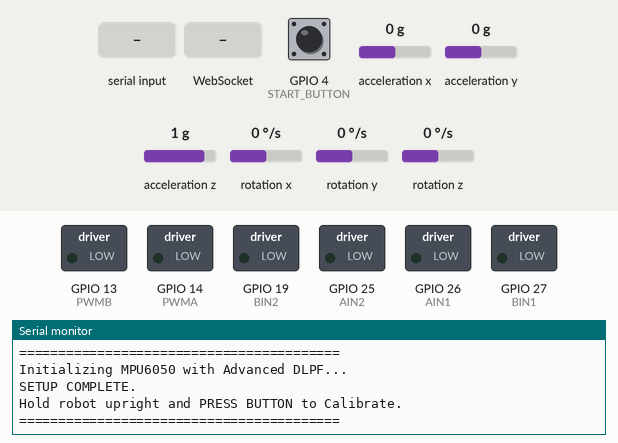
Bench run of a sketch on a simulated ESP32. Shown: switched loads named in the sketch (green lamp = pin HIGH), the last lines printed to the serial monitor. Wiring (inferred from the names in the program): MPU-6050 motion sensor at I2C address 0x68. The inputs (shaded band) are chosen by the test bench; at power-on: GPIO 4 (START_BUTTON) HIGH, acceleration x 0 g, acceleration y 0 g, acceleration z 1 g, rotation x 0 °/s, rotation y 0 °/s, rotation z 0 °/s. WiFi joins after 1.5 s; servers stay silent unless stated.

Above: at 3.8 s.
3.9 s: GPIO 4 (START_BUTTON) pulled LOW for 0.15 s
At 4.5 s:
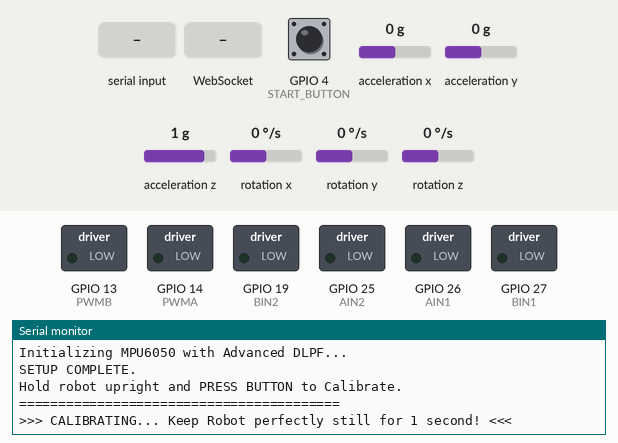
6.4 s: "O\n" received over Serial
At 7.6 s:
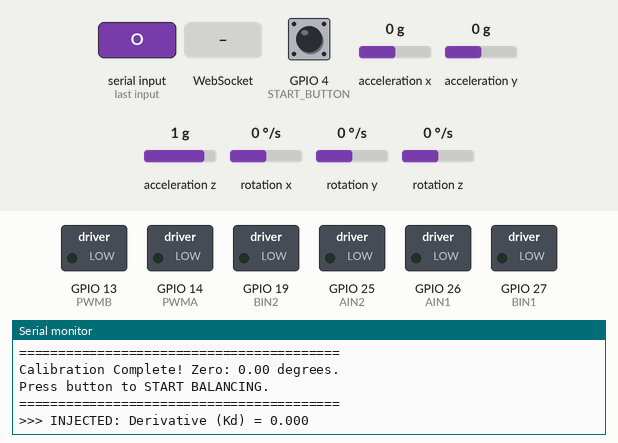
7.9 s: WebSocket text "CAL" received
At 8.8 s:
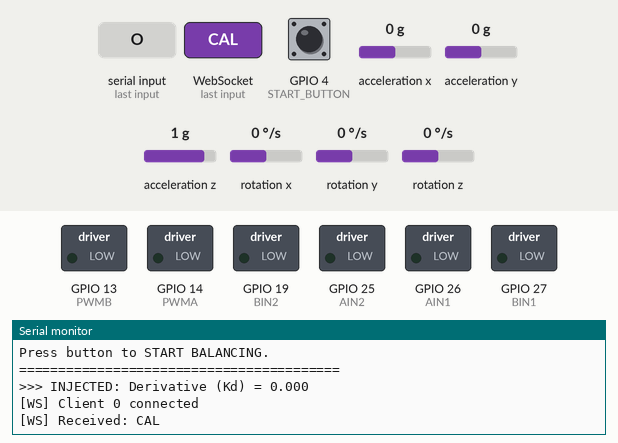
9.4 s: GPIO 4 (START_BUTTON) pulled LOW for 1 s
At 10.3 s:
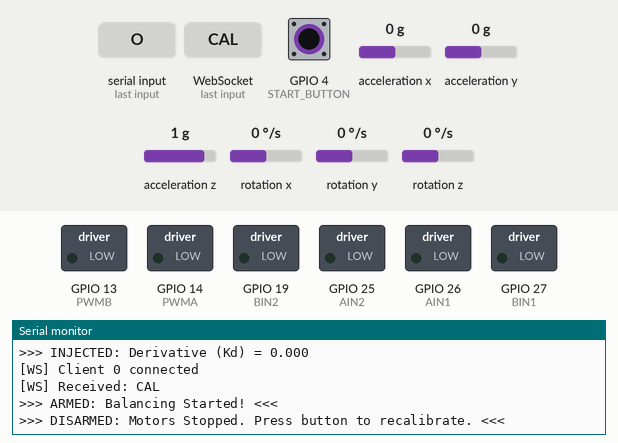
11.9 s: "j\n" received over Serial
At 13.0 s:
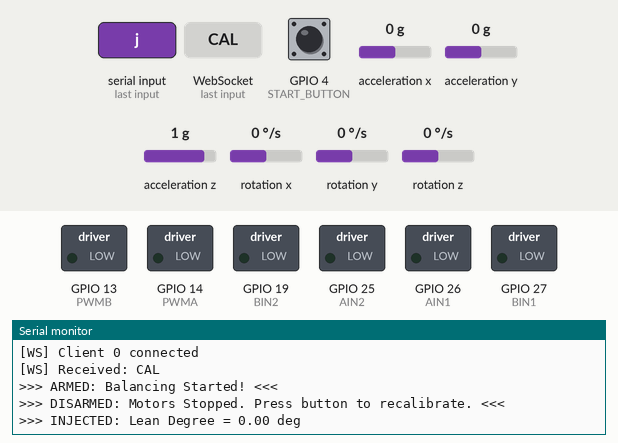
13.4 s: WebSocket text "ARM" received
At 14.1 s:
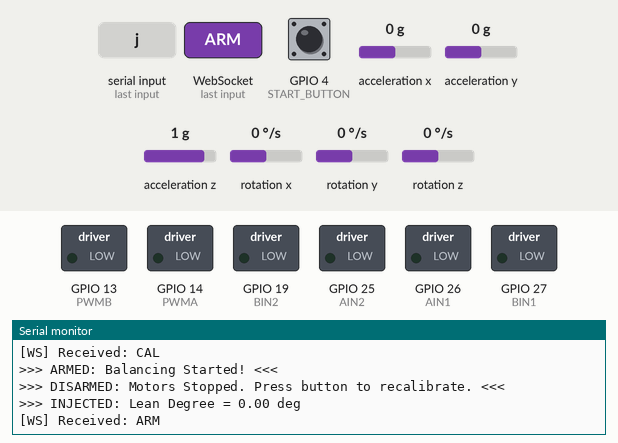

The sketch:

PID_Web_Experiment.ino
```cpp
#include <Wire.h>
#include "Kalman.h"
/******************* HARDWARE PIN DEFINITIONS *********************/
const int START_BUTTON = 4;
// Motor A (Left)
const int PWMA = 14;
const int AIN1 = 26;
const int AIN2 = 25;
// Motor B (Right)
const int PWMB = 13;
const int BIN1 = 27;
const int BIN2 = 19;
// ESP32 I2C Pins
const int SDA_PIN = 22;
const int SCL_PIN = 23;
/******************* SYSTEM STATE VARIABLES *********************/
enum SystemState { DISARMED, CALIBRATING, READY, ARMED };
volatile SystemState currentState = DISARMED;
unsigned long lastButtonPress = 0;
// Calibration Variables
unsigned long calibStartTime = 0;
float angleSum = 0;
int calibCount = 0;
/******************* MPU6050 KALMAN VARIABLES *********************/
const uint8_t IMUAddress = 0x68;
#define RESTRICT_PITCH
Kalman kalmanX;
Kalman kalmanY;
double accX, accY, accZ;
double gyroX, gyroY, gyroZ;
int16_t tempRaw;
double gyroXangle, gyroYangle;
double compAngleX, compAngleY;
double kalAngleX, kalAngleY;
uint32_t timer;
uint8_t i2cData[14];
/******************* PID CONTROLLER VARIABLES *********************/
float refAngle = 0.0; // Overwritten by Auto-Calibration
// Starting values based on your successful LQR tuning
volatile float Kp = 18;
volatile float Ki = 230;  // High integral to fight drift
volatile float Kd = 0.55;
float err_integral = 0.0;
const float integral_limit = 800.0; // Anti-windup cap
float pid_output = 0;
// Motor Constraints
int max_speed = 180;
int min_speed = 20;         // Minimum PWM to break static friction
int motor_rest_limit = 40;  // Deadband to kill micro-vibration when perfectly balanced
/******************* MOVEMENT VARIABLES *********************/
float pitchOffset = 0.0;    // Current lean applied to the robot
float yawOffset = 0.0;      // Current differential steering applied
float leanDegree = 3.0;     // The angle the robot leans when commanded (adjustable via j**)
float angleTolerance = 0.0; // Angular Deadband where the robot sleeps (adjustable via h**)
unsigned long lastCmdTime = 0;
unsigned long moveDuration = 500; // Default movement time (500 ms)
// Telemetry loop timing tracking variables
unsigned long lastLoopTime = 0;
unsigned long loopCounter = 0;
float measuredHz = 1000.0;
// Include Telemetry library here (so it has access to declared enums/variables)
#include "Telemetry.h"
void setup() {
  Serial.begin(115200);
  delay(1000);

  // Start WiFi/WebSockets on Core 0
  initTelemetry();

  Serial.println("\n=========================================");
  Serial.println("Starting Advanced PID Movement Setup...");
  Serial.println("=========================================");

  // --- TUNING INSTRUCTIONS ---
  Serial.println(">>> LIVE TUNING COMMANDS:");
  Serial.println("  p** : Updates Proportional (Kp)");
  Serial.println("  i** : Updates Integral (Ki)");
  Serial.println("  o** : Updates Derivative (Kd)");
  Serial.println(">>> MOVEMENT COMMANDS:");
  Serial.println("  w, s : Move Forward / Backward");
  Serial.println("  a, d : Spin Left / Right");
  Serial.println("  x    : Emergency Stop");
  Serial.println(">>> MOVEMENT & TOLERANCE SETTINGS:");
  Serial.println("  h**  : Set Angle Tolerance/Deadband (e.g., h1.5 ignores errors < 1.5 deg)");
  Serial.println("  j**  : Set Lean Degree (e.g., j3.5 leans 3.5 degrees)");
  Serial.println("  t**  : Set Move Time (e.g., t1 = 100ms, t5 = 500ms)");
  Serial.println("=========================================\n");
  pinMode(START_BUTTON, INPUT_PULLUP);

  Wire.begin(SDA_PIN, SCL_PIN);
  Wire.setClock(400000UL); // Maximum I2C Speed

  pinMode(PWMA, OUTPUT); pinMode(AIN1, OUTPUT); pinMode(AIN2, OUTPUT);
  pinMode(PWMB, OUTPUT); pinMode(BIN1, OUTPUT); pinMode(BIN2, OUTPUT);
  analogWrite(PWMA, 0); analogWrite(PWMB, 0);
  Serial.println("Initializing MPU6050 with Advanced DLPF...");

  i2cData[0] = 7;    // Sample Rate = 1kHz
  i2cData[1] = 0x03; // ADVANCED: Enable Digital Low Pass Filter (~42Hz bandwidth)
  i2cData[2] = 0x00; // Gyro Range ±250 deg/s
  i2cData[3] = 0x00; // Accelerometer Range ±2g

  while (imuWrite(0x19, i2cData, 4, false));
  while (imuWrite(0x6B, 0x01, true));
  while (imuRead(0x75, i2cData, 1));
  delay(100);
  while (imuRead(0x3B, i2cData, 6));

  int16_t raw_accX = (int16_t)((i2cData[0] << 8) | i2cData[1]);
  int16_t raw_accY = (int16_t)((i2cData[2] << 8) | i2cData[3]);
  int16_t raw_accZ = (int16_t)((i2cData[4] << 8) | i2cData[5]);

  accZ = raw_accX;
  accY = raw_accY;
  accX = raw_accZ;
#ifdef RESTRICT_PITCH
  double roll  = atan2(accY, accZ) * RAD_TO_DEG;
  double pitch = atan(-accX / sqrt(accY * accY + accZ * accZ)) * RAD_TO_DEG;
#else
  double roll  = atan(accY / sqrt(accX * accX + accZ * accZ)) * RAD_TO_DEG;
  double pitch = atan2(-accX, accZ) * RAD_TO_DEG;
#endif
  kalmanX.setAngle(roll);
  kalmanY.setAngle(pitch);
  gyroXangle = roll; gyroYangle = pitch;
  compAngleX = roll; compAngleY = pitch;
  timer = micros();
  lastLoopTime = micros();
  Serial.println("SETUP COMPLETE.");
  Serial.println("Hold robot upright and PRESS BUTTON to Calibrate.");
  Serial.println("=========================================");
}
void loop() {
  // ==========================================
  // MASTER SERIAL COMMAND PARSER
  // ==========================================
  if (Serial.available() > 0) {
    String input = Serial.readStringUntil('\n');
    input.trim();

    if (input.length() > 0) {
      char cmd = input.charAt(0);

      // 1. PID Tuning
      if (cmd == 'p' || cmd == 'P') {
        Kp = input.substring(1).toFloat();
        Serial.print(">>> INJECTED: Proportional (Kp) = "); Serial.println(Kp, 3);
        broadcastConfig(); // Update web dashboard
      }
      else if (cmd == 'i' || cmd == 'I') {
        Ki = input.substring(1).toFloat();
        err_integral = 0; // Prevent jerks when tuning
        Serial.print(">>> INJECTED: Integral (Ki) = "); Serial.println(Ki, 4);
        broadcastConfig(); // Update web dashboard
      }
      else if (cmd == 'o' || cmd == 'O') {
        Kd = input.substring(1).toFloat();
        Serial.print(">>> INJECTED: Derivative (Kd) = "); Serial.println(Kd, 3);
        broadcastConfig(); // Update web dashboard
      }
      // 2. Movement Parameters
      else if (cmd == 'j' || cmd == 'J') {
        leanDegree = input.substring(1).toFloat();
        Serial.print(">>> INJECTED: Lean Degree = "); Serial.print(leanDegree, 2); Serial.println(" deg");
      }
      else if (cmd == 'h' || cmd == 'H') {
        angleTolerance = input.substring(1).toFloat();
        Serial.print(">>> INJECTED: Angle Tolerance (Deadband) = "); Serial.print(angleTolerance, 2); Serial.println(" deg");
      }
      else if (cmd == 't' || cmd == 'T') {
        float val = input.substring(1).toFloat();
        moveDuration = (unsigned long)(val * 100);
        Serial.print(">>> INJECTED: Move Time = "); Serial.print(moveDuration); Serial.println(" ms");
      }
      // 3. Directional Control
      else if (cmd == 'w' || cmd == 'W') {
        pitchOffset = leanDegree; yawOffset = 0; lastCmdTime = millis();
      }
      else if (cmd == 's' || cmd == 'S') {
        pitchOffset = -leanDegree; yawOffset = 0; lastCmdTime = millis();
      }
      else if (cmd == 'a' || cmd == 'A') {
        pitchOffset = leanDegree * 0.4; // A slight forward lean helps it spin gracefully
        yawOffset = -40;
        lastCmdTime = millis();
      }
      else if (cmd == 'd' || cmd == 'D') {
        pitchOffset = leanDegree * 0.4;
        yawOffset = 40;
        lastCmdTime = millis();
      }
      else if (cmd == 'x' || cmd == 'X') {
        pitchOffset = 0; yawOffset = 0;
      }
    }
  }
  // Auto-Decay: Stop moving if the set duration has elapsed
  if (millis() - lastCmdTime > moveDuration && pitchOffset != 0.0) {
    pitchOffset = pitchOffset * 0.9; // Smoothly ease back to balance point
    yawOffset = 0;
    if (abs(pitchOffset) < 0.05) pitchOffset = 0.0; // Snap to zero
  }
  // ==========================================
  // STATE MACHINE & BUTTON LOGIC
  // ==========================================
  if (digitalRead(START_BUTTON) == LOW && (millis() - lastButtonPress) > 500) {
    lastButtonPress = millis();
    if (currentState == DISARMED) {
      currentState = CALIBRATING;
      calibStartTime = millis();
      angleSum = 0;
      calibCount = 0;
      Serial.println(">>> CALIBRATING... Keep Robot perfectly still for 1 second! <<<");
      sendState(); // Update web dashboard
    }
    else if (currentState == READY) {
      currentState = ARMED;
      err_integral = 0; // Fresh start for integral on arming
      Serial.println(">>> ARMED: Balancing Started! <<<");
      sendState(); // Update web dashboard
    }
    else if (currentState == ARMED) {
      currentState = DISARMED;
      setMotorLeft(0); setMotorRight(0);
      Serial.println(">>> DISARMED: Motors Stopped. Press button to recalibrate. <<<");
      sendState(); // Update web dashboard
    }
  }
  // ==========================================
  // IMU READING & KALMAN FILTER
  // ==========================================
  while (imuRead(0x3B, i2cData, 14));

  int16_t raw_accX = (int16_t)((i2cData[0] << 8) | i2cData[1]);
  int16_t raw_accY = (int16_t)((i2cData[2] << 8) | i2cData[3]);
  int16_t raw_accZ = (int16_t)((i2cData[4] << 8) | i2cData[5]);
  tempRaw = (int16_t)((i2cData[6] << 8) | i2cData[7]);
  int16_t raw_gyroX = (int16_t)((i2cData[8] << 8) | i2cData[9]);
  int16_t raw_gyroY = (int16_t)((i2cData[10] << 8) | i2cData[11]);
  int16_t raw_gyroZ = (int16_t)((i2cData[12] << 8) | i2cData[13]);
  // Vertical Remap & Inverted Gyro
  accZ = raw_accX;
  accY = raw_accY;
  accX = raw_accZ;
  gyroX = -raw_gyroZ;
  gyroY = raw_gyroY;
  gyroZ = raw_gyroX;
  double dt = (double)(micros() - timer) / 1000000;
  timer = micros();
#ifdef RESTRICT_PITCH
  double roll  = atan2(accY, accZ) * RAD_TO_DEG;
  double pitch = atan(-accX / sqrt(accY * accY + accZ * accZ)) * RAD_TO_DEG;
#else
  double roll  = atan(accY / sqrt(accX * accX + accZ * accZ)) * RAD_TO_DEG;
  double pitch = atan2(-accX, accZ) * RAD_TO_DEG;
#endif
  double gyroXrate = gyroX / 131.0;
  double gyroYrate = gyroY / 131.0;
#ifdef RESTRICT_PITCH
  if ((roll < -90 && kalAngleX > 90) || (roll > 90 && kalAngleX < -90)) {
    kalmanX.setAngle(roll); compAngleX = roll; kalAngleX = roll; gyroXangle = roll;
  } else
    kalAngleX = kalmanX.getAngle(roll, gyroXrate, dt);
  if (abs(kalAngleX) > 90) gyroYrate = -gyroYrate;
  kalAngleY = kalmanY.getAngle(pitch, gyroYrate, dt);
#else
  if ((pitch < -90 && kalAngleY > 90) || (pitch > 90 && kalAngleY < -90)) {
    kalmanY.setAngle(pitch); compAngleY = pitch; kalAngleY = pitch; gyroYangle = pitch;
  } else
    kalAngleY = kalmanY.getAngle(pitch, gyroYrate, dt);
  if (abs(kalAngleY) > 90) gyroXrate = -gyroXrate;
  kalAngleX = kalmanX.getAngle(roll, gyroXrate, dt);
#endif
  // ==========================================
  // AUTO CALIBRATION LOGIC
  // ==========================================
  if (currentState == CALIBRATING) {
    if (millis() - calibStartTime < 1000) {
      angleSum += kalAngleX;
      calibCount++;
    } else {
      refAngle = angleSum / calibCount;
      currentState = READY;
      Serial.println("=========================================");
      Serial.print("Calibration Complete! Zero: ");
      Serial.print(refAngle);
      Serial.println(" degrees.");
      Serial.println("Press button to START BALANCING.");
      Serial.println("=========================================");
      sendState(); // Update web dashboard
    }
  }
  // ==========================================
  // PID COMPUTATION LOGIC
  // ==========================================
  // Target angle incorporates the user's lean command for movement
  float targetAngle = refAngle + pitchOffset;

  float raw_err_angle = kalAngleX - targetAngle;
  float err_angle = 0.0;
  float err_angvel = gyroXrate;
  // Apply the Angular Deadband (h**)
  if (abs(raw_err_angle) > angleTolerance) {
    err_angle = raw_err_angle; // Pass the error through if it exceeds the tolerance limit
  }
  if (currentState == ARMED) {
    if (abs(err_angle) < 15 && err_angle != 0.0) {
      err_integral += err_angle * dt;
      if (err_integral > integral_limit) err_integral = integral_limit;
      if (err_integral < -integral_limit) err_integral = -integral_limit;
    } else if (err_angle == 0.0) {
      // Do nothing to the integral if we are perfectly resting in the deadband
    } else {
      err_integral = 0; // Reset if the robot tips over completely
    }
    pid_output = (Kp * err_angle) + (Ki * err_integral) + (Kd * err_angvel);
    if (abs(raw_err_angle) > 60) {
      setMotorLeft(0); setMotorRight(0); // Safety Cutoff based on raw angle
    } else {
      // Differential steering applied to the final PID output
      setMotorLeft(pid_output + yawOffset);
      setMotorRight(pid_output - yawOffset);
    }
  } else {
    setMotorLeft(0); setMotorRight(0);
    pid_output = 0;
  }
  // ==========================================
  // TELEMETRY LOGGING
  // ==========================================
  unsigned long now = micros();
  float actualDt = (now - lastLoopTime) / 1000000.0;
  lastLoopTime = now;
  loopCounter++;
  measuredHz = 0.99 * measuredHz + 0.01 * (1.0 / actualDt);
  float timeS = millis() / 1000.0;
  handleTelemetry(timeS, kalAngleX, gyroXrate, targetAngle, err_angle, pid_output, measuredHz);
}
// ================================================================
// ===               DIFFERENTIAL MOTOR CONTROL                 ===
// ================================================================
void setMotorLeft(float output) {
  int speed = abs(output);

  if (speed < motor_rest_limit) {
    speed = 0;
  } else if (speed < min_speed) {
    speed = min_speed;
  }

  if (speed > max_speed) speed = max_speed;
  if (output > 0) {
    digitalWrite(AIN1, LOW);  digitalWrite(AIN2, HIGH);
  } else if (output < 0) {
    digitalWrite(AIN1, HIGH); digitalWrite(AIN2, LOW);
  } else {
    digitalWrite(AIN1, LOW);  digitalWrite(AIN2, LOW);
    speed = 0;
  }
  analogWrite(PWMA, speed);
}
void setMotorRight(float output) {
  int speed = abs(output);

  if (speed < motor_rest_limit) {
    speed = 0;
  } else if (speed < min_speed) {
    speed = min_speed;
  }

  if (speed > max_speed) speed = max_speed;
  if (output > 0) {
    digitalWrite(BIN1, HIGH); digitalWrite(BIN2, LOW);
  } else if (output < 0) {
    digitalWrite(BIN1, LOW);  digitalWrite(BIN2, HIGH);
  } else {
    digitalWrite(BIN1, LOW);  digitalWrite(BIN2, LOW);
    speed = 0;
  }
  analogWrite(PWMB, speed);
}
// ================================================================
// ===               IMU HELPER FUNCTIONS                       ===
// ================================================================
bool imuWrite(uint8_t registerAddress, uint8_t data, bool sendStop) { return imuWrite(registerAddress, &data, 1, sendStop); }
bool imuWrite(uint8_t registerAddress, uint8_t *data, uint8_t length, bool sendStop) {
  Wire.beginTransmission(IMUAddress); Wire.write(registerAddress); Wire.write(data, length);
  uint8_t rcode = Wire.endTransmission(sendStop);
  if (rcode) { Serial.print(F("imuWrite failed: ")); Serial.println(rcode); return true; }
  return false;
}
uint8_t imuRead(uint8_t registerAddress, uint8_t *data, uint8_t nbytes) {
  uint32_t timeOutTimer; Wire.beginTransmission(IMUAddress); Wire.write(registerAddress);
  uint8_t rcode = Wire.endTransmission(false);
  if (rcode) { Serial.print(F("imuRead failed: ")); Serial.println(rcode); return rcode; }
  Wire.requestFrom(IMUAddress, nbytes, (uint8_t)true);
  for (uint8_t i = 0; i < nbytes; i++) {
    if (Wire.available()) data[i] = Wire.read();
    else {
      timeOutTimer = micros(); while (((micros() - timeOutTimer) < 1000) && !Wire.available());
      if (Wire.available()) data[i] = Wire.read(); else return 5;
    }
  }
  return 0;
}
```

Kalman.h
```cpp
// (licence header left out)
#ifndef _Kalman_h_
#define _Kalman_h_

class Kalman {
public:
    Kalman();

    // The angle should be in degrees and the rate should be in degrees per second and the delta time in seconds
    float getAngle(float newAngle, float newRate, float dt);

    void setAngle(float angle); // Used to set angle, this should be set as the starting angle
    float getRate(); // Return the unbiased rate

    /* These are used to tune the Kalman filter */
    void setQangle(float Q_angle);
    /**
     * setQbias(float Q_bias)
     * Default value (0.003f) is in Kalman.cpp.
     * Raise this to follow input more closely,
     * lower this to smooth result of kalman filter.
     */
    void setQbias(float Q_bias);
    void setRmeasure(float R_measure);

    float getQangle();
    float getQbias();
    float getRmeasure();

private:
    /* Kalman filter variables */
    float Q_angle; // Process noise variance for the accelerometer
    float Q_bias; // Process noise variance for the gyro bias
    float R_measure; // Measurement noise variance - this is actually the variance of the measurement noise

    float angle; // The angle calculated by the Kalman filter - part of the 2x1 state vector
    float bias; // The gyro bias calculated by the Kalman filter - part of the 2x1 state vector
    float rate; // Unbiased rate calculated from the rate and the calculated bias - you have to call getAngle to update the rate

    float P[2][2]; // Error covariance matrix - This is a 2x2 matrix
};

#endif
```

Source omitted: Kalman.cpp (3548 bytes), Telemetry.h (13296 bytes)

Measured:
- after the input at 3.9 s, the serial monitor: prints a new line at once (image 1)
- after the input at 6.4 s, the serial monitor: prints a new line at once (image 2)
- after the input at 7.9 s, the serial monitor: prints a new line at once (image 3)
- after the input at 9.4 s, the serial monitor: prints a new line at once (image 4)
- after the input at 11.9 s, the serial monitor: prints a new line at once (image 5)
- after the input at 13.4 s, the serial monitor: prints a new line at once (image 6)
